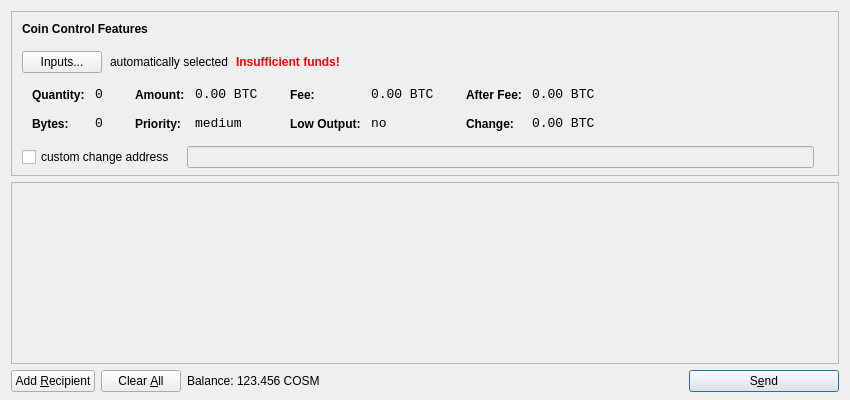
<?xml version="1.0" encoding="UTF-8"?>
<ui version="4.0">
 <class>SendCoinsDialog</class>
 <widget class="QDialog" name="SendCoinsDialog">
  <property name="geometry">
   <rect>
    <x>0</x>
    <y>0</y>
    <width>850</width>
    <height>400</height>
   </rect>
  </property>
  <property name="windowTitle">
   <string>Send Coins</string>
  </property>
  <layout class="QVBoxLayout" name="verticalLayout" stretch="0,1,0">
   <property name="bottomMargin">
    <number>8</number>
   </property>
   <item>
    <widget class="QFrame" name="frameCoinControl">
     <property name="sizePolicy">
      <sizepolicy hsizetype="Expanding" vsizetype="Expanding">
       <horstretch>0</horstretch>
       <verstretch>0</verstretch>
      </sizepolicy>
     </property>
     <property name="maximumSize">
      <size>
       <width>16777215</width>
       <height>16777215</height>
      </size>
     </property>
     <property name="frameShape">
      <enum>QFrame::StyledPanel</enum>
     </property>
     <property name="frameShadow">
      <enum>QFrame::Sunken</enum>
     </property>
     <layout class="QVBoxLayout" name="verticalLayoutCoinControl2">
      <property name="spacing">
       <number>-1</number>
      </property>
      <property name="leftMargin">
       <number>0</number>
      </property>
      <property name="topMargin">
       <number>0</number>
      </property>
      <property name="rightMargin">
       <number>0</number>
      </property>
      <property name="bottomMargin">
       <number>6</number>
      </property>
      <item>
       <layout class="QVBoxLayout" name="verticalLayoutCoinControl" stretch="0,0,0,0,1">
        <property name="spacing">
         <number>0</number>
        </property>
        <property name="leftMargin">
         <number>10</number>
        </property>
        <property name="topMargin">
         <number>10</number>
        </property>
        <item>
         <layout class="QHBoxLayout" name="horizontalLayoutCoinControl1">
          <property name="bottomMargin">
           <number>15</number>
          </property>
          <item>
           <widget class="QLabel" name="labelCoinControlFeatures">
            <property name="sizePolicy">
             <sizepolicy hsizetype="Preferred" vsizetype="Maximum">
              <horstretch>0</horstretch>
              <verstretch>0</verstretch>
             </sizepolicy>
            </property>
            <property name="font">
             <font>
              <weight>75</weight>
              <bold>true</bold>
             </font>
            </property>
            <property name="styleSheet">
             <string notr="true">font-weight:bold;</string>
            </property>
            <property name="text">
             <string>Coin Control Features</string>
            </property>
           </widget>
          </item>
         </layout>
        </item>
        <item>
         <layout class="QHBoxLayout" name="horizontalLayoutCoinControl2" stretch="0,0,0,0">
          <property name="spacing">
           <number>8</number>
          </property>
          <property name="bottomMargin">
           <number>10</number>
          </property>
          <item>
           <widget class="QPushButton" name="pushButtonCoinControl">
            <property name="styleSheet">
             <string notr="true"/>
            </property>
            <property name="text">
             <string>Inputs...</string>
            </property>
           </widget>
          </item>
          <item>
           <widget class="QLabel" name="labelCoinControlAutomaticallySelected">
            <property name="text">
             <string>automatically selected</string>
            </property>
            <property name="margin">
             <number>5</number>
            </property>
           </widget>
          </item>
          <item>
           <widget class="QLabel" name="labelCoinControlInsuffFunds">
            <property name="font">
             <font>
              <weight>75</weight>
              <bold>true</bold>
             </font>
            </property>
            <property name="styleSheet">
             <string notr="true">color:red;font-weight:bold;</string>
            </property>
            <property name="text">
             <string>Insufficient funds!</string>
            </property>
            <property name="margin">
             <number>5</number>
            </property>
           </widget>
          </item>
          <item>
           <spacer name="horizontalSpacerCoinControl">
            <property name="orientation">
             <enum>Qt::Horizontal</enum>
            </property>
            <property name="sizeHint" stdset="0">
             <size>
              <width>40</width>
              <height>1</height>
             </size>
            </property>
           </spacer>
          </item>
         </layout>
        </item>
        <item>
         <widget class="QWidget" name="widgetCoinControl" native="true">
          <property name="sizePolicy">
           <sizepolicy hsizetype="Preferred" vsizetype="Preferred">
            <horstretch>0</horstretch>
            <verstretch>0</verstretch>
           </sizepolicy>
          </property>
          <property name="minimumSize">
           <size>
            <width>0</width>
            <height>0</height>
           </size>
          </property>
          <property name="styleSheet">
           <string notr="true"/>
          </property>
          <layout class="QHBoxLayout" name="horizontalLayoutCoinControl5">
           <property name="margin">
            <number>0</number>
           </property>
           <item>
            <layout class="QHBoxLayout" name="horizontalLayoutCoinControl3" stretch="0,0,0,1">
             <property name="spacing">
              <number>20</number>
             </property>
             <property name="topMargin">
              <number>0</number>
             </property>
             <property name="bottomMargin">
              <number>10</number>
             </property>
             <item>
              <layout class="QFormLayout" name="formLayoutCoinControl1">
               <property name="horizontalSpacing">
                <number>10</number>
               </property>
               <property name="verticalSpacing">
                <number>14</number>
               </property>
               <property name="leftMargin">
                <number>10</number>
               </property>
               <property name="topMargin">
                <number>4</number>
               </property>
               <property name="rightMargin">
                <number>6</number>
               </property>
               <item row="0" column="0">
                <widget class="QLabel" name="labelCoinControlQuantityText">
                 <property name="styleSheet">
                  <string notr="true">font-weight:bold;</string>
                 </property>
                 <property name="text">
                  <string>Quantity:</string>
                 </property>
                 <property name="margin">
                  <number>0</number>
                 </property>
                </widget>
               </item>
               <item row="0" column="1">
                <widget class="QLabel" name="labelCoinControlQuantity">
                 <property name="font">
                  <font>
                   <family>Monospace</family>
                   <pointsize>10</pointsize>
                  </font>
                 </property>
                 <property name="cursor">
                  <cursorShape>IBeamCursor</cursorShape>
                 </property>
                 <property name="contextMenuPolicy">
                  <enum>Qt::ActionsContextMenu</enum>
                 </property>
                 <property name="text">
                  <string notr="true">0</string>
                 </property>
                 <property name="margin">
                  <number>0</number>
                 </property>
                 <property name="textInteractionFlags">
                  <set>Qt::LinksAccessibleByMouse|Qt::TextSelectableByKeyboard|Qt::TextSelectableByMouse</set>
                 </property>
                </widget>
               </item>
               <item row="1" column="0">
                <widget class="QLabel" name="labelCoinControlBytesText">
                 <property name="styleSheet">
                  <string notr="true">font-weight:bold;</string>
                 </property>
                 <property name="text">
                  <string>Bytes:</string>
                 </property>
                </widget>
               </item>
               <item row="1" column="1">
                <widget class="QLabel" name="labelCoinControlBytes">
                 <property name="font">
                  <font>
                   <family>Monospace</family>
                   <pointsize>10</pointsize>
                  </font>
                 </property>
                 <property name="cursor">
                  <cursorShape>IBeamCursor</cursorShape>
                 </property>
                 <property name="contextMenuPolicy">
                  <enum>Qt::ActionsContextMenu</enum>
                 </property>
                 <property name="text">
                  <string notr="true">0</string>
                 </property>
                 <property name="textInteractionFlags">
                  <set>Qt::LinksAccessibleByMouse|Qt::TextSelectableByKeyboard|Qt::TextSelectableByMouse</set>
                 </property>
                </widget>
               </item>
              </layout>
             </item>
             <item>
              <layout class="QFormLayout" name="formLayoutCoinControl2">
               <property name="horizontalSpacing">
                <number>10</number>
               </property>
               <property name="verticalSpacing">
                <number>14</number>
               </property>
               <property name="leftMargin">
                <number>6</number>
               </property>
               <property name="topMargin">
                <number>4</number>
               </property>
               <property name="rightMargin">
                <number>6</number>
               </property>
               <item row="0" column="0">
                <widget class="QLabel" name="labelCoinControlAmountText">
                 <property name="styleSheet">
                  <string notr="true">font-weight:bold;</string>
                 </property>
                 <property name="text">
                  <string>Amount:</string>
                 </property>
                 <property name="margin">
                  <number>0</number>
                 </property>
                </widget>
               </item>
               <item row="0" column="1">
                <widget class="QLabel" name="labelCoinControlAmount">
                 <property name="font">
                  <font>
                   <family>Monospace</family>
                   <pointsize>10</pointsize>
                  </font>
                 </property>
                 <property name="cursor">
                  <cursorShape>IBeamCursor</cursorShape>
                 </property>
                 <property name="contextMenuPolicy">
                  <enum>Qt::ActionsContextMenu</enum>
                 </property>
                 <property name="text">
                  <string notr="true">0.00 BTC</string>
                 </property>
                 <property name="textInteractionFlags">
                  <set>Qt::LinksAccessibleByMouse|Qt::TextSelectableByKeyboard|Qt::TextSelectableByMouse</set>
                 </property>
                </widget>
               </item>
               <item row="1" column="0">
                <widget class="QLabel" name="labelCoinControlPriorityText">
                 <property name="styleSheet">
                  <string notr="true">font-weight:bold;</string>
                 </property>
                 <property name="text">
                  <string>Priority:</string>
                 </property>
                </widget>
               </item>
               <item row="1" column="1">
                <widget class="QLabel" name="labelCoinControlPriority">
                 <property name="font">
                  <font>
                   <family>Monospace</family>
                   <pointsize>10</pointsize>
                  </font>
                 </property>
                 <property name="cursor">
                  <cursorShape>IBeamCursor</cursorShape>
                 </property>
                 <property name="contextMenuPolicy">
                  <enum>Qt::ActionsContextMenu</enum>
                 </property>
                 <property name="text">
                  <string>medium</string>
                 </property>
                 <property name="textInteractionFlags">
                  <set>Qt::LinksAccessibleByMouse|Qt::TextSelectableByKeyboard|Qt::TextSelectableByMouse</set>
                 </property>
                </widget>
               </item>
              </layout>
             </item>
             <item>
              <layout class="QFormLayout" name="formLayoutCoinControl3">
               <property name="horizontalSpacing">
                <number>10</number>
               </property>
               <property name="verticalSpacing">
                <number>14</number>
               </property>
               <property name="leftMargin">
                <number>6</number>
               </property>
               <property name="topMargin">
                <number>4</number>
               </property>
               <property name="rightMargin">
                <number>6</number>
               </property>
               <item row="0" column="0">
                <widget class="QLabel" name="labelCoinControlFeeText">
                 <property name="styleSheet">
                  <string notr="true">font-weight:bold;</string>
                 </property>
                 <property name="text">
                  <string>Fee:</string>
                 </property>
                 <property name="margin">
                  <number>0</number>
                 </property>
                </widget>
               </item>
               <item row="0" column="1">
                <widget class="QLabel" name="labelCoinControlFee">
                 <property name="font">
                  <font>
                   <family>Monospace</family>
                   <pointsize>10</pointsize>
                  </font>
                 </property>
                 <property name="cursor">
                  <cursorShape>IBeamCursor</cursorShape>
                 </property>
                 <property name="contextMenuPolicy">
                  <enum>Qt::ActionsContextMenu</enum>
                 </property>
                 <property name="text">
                  <string notr="true">0.00 BTC</string>
                 </property>
                 <property name="textInteractionFlags">
                  <set>Qt::LinksAccessibleByMouse|Qt::TextSelectableByKeyboard|Qt::TextSelectableByMouse</set>
                 </property>
                </widget>
               </item>
               <item row="1" column="0">
                <widget class="QLabel" name="labelCoinControlLowOutputText">
                 <property name="styleSheet">
                  <string notr="true">font-weight:bold;</string>
                 </property>
                 <property name="text">
                  <string>Low Output:</string>
                 </property>
                </widget>
               </item>
               <item row="1" column="1">
                <widget class="QLabel" name="labelCoinControlLowOutput">
                 <property name="font">
                  <font>
                   <family>Monospace</family>
                   <pointsize>10</pointsize>
                  </font>
                 </property>
                 <property name="cursor">
                  <cursorShape>IBeamCursor</cursorShape>
                 </property>
                 <property name="contextMenuPolicy">
                  <enum>Qt::ActionsContextMenu</enum>
                 </property>
                 <property name="text">
                  <string>no</string>
                 </property>
                 <property name="textInteractionFlags">
                  <set>Qt::LinksAccessibleByMouse|Qt::TextSelectableByKeyboard|Qt::TextSelectableByMouse</set>
                 </property>
                </widget>
               </item>
              </layout>
             </item>
             <item>
              <layout class="QFormLayout" name="formLayoutCoinControl4">
               <property name="horizontalSpacing">
                <number>10</number>
               </property>
               <property name="verticalSpacing">
                <number>14</number>
               </property>
               <property name="leftMargin">
                <number>6</number>
               </property>
               <property name="topMargin">
                <number>4</number>
               </property>
               <property name="rightMargin">
                <number>6</number>
               </property>
               <item row="0" column="0">
                <widget class="QLabel" name="labelCoinControlAfterFeeText">
                 <property name="styleSheet">
                  <string notr="true">font-weight:bold;</string>
                 </property>
                 <property name="text">
                  <string>After Fee:</string>
                 </property>
                 <property name="margin">
                  <number>0</number>
                 </property>
                </widget>
               </item>
               <item row="0" column="1">
                <widget class="QLabel" name="labelCoinControlAfterFee">
                 <property name="font">
                  <font>
                   <family>Monospace</family>
                   <pointsize>10</pointsize>
                  </font>
                 </property>
                 <property name="cursor">
                  <cursorShape>IBeamCursor</cursorShape>
                 </property>
                 <property name="contextMenuPolicy">
                  <enum>Qt::ActionsContextMenu</enum>
                 </property>
                 <property name="text">
                  <string notr="true">0.00 BTC</string>
                 </property>
                 <property name="textInteractionFlags">
                  <set>Qt::LinksAccessibleByMouse|Qt::TextSelectableByKeyboard|Qt::TextSelectableByMouse</set>
                 </property>
                </widget>
               </item>
               <item row="1" column="0">
                <widget class="QLabel" name="labelCoinControlChangeText">
                 <property name="styleSheet">
                  <string notr="true">font-weight:bold;</string>
                 </property>
                 <property name="text">
                  <string>Change:</string>
                 </property>
                </widget>
               </item>
               <item row="1" column="1">
                <widget class="QLabel" name="labelCoinControlChange">
                 <property name="font">
                  <font>
                   <family>Monospace</family>
                   <pointsize>10</pointsize>
                  </font>
                 </property>
                 <property name="cursor">
                  <cursorShape>IBeamCursor</cursorShape>
                 </property>
                 <property name="contextMenuPolicy">
                  <enum>Qt::ActionsContextMenu</enum>
                 </property>
                 <property name="text">
                  <string notr="true">0.00 BTC</string>
                 </property>
                 <property name="textInteractionFlags">
                  <set>Qt::LinksAccessibleByMouse|Qt::TextSelectableByKeyboard|Qt::TextSelectableByMouse</set>
                 </property>
                </widget>
               </item>
              </layout>
             </item>
            </layout>
           </item>
          </layout>
         </widget>
        </item>
        <item>
         <layout class="QHBoxLayout" name="horizontalLayoutCoinControl4" stretch="0,0,0">
          <property name="spacing">
           <number>12</number>
          </property>
          <property name="sizeConstraint">
           <enum>QLayout::SetDefaultConstraint</enum>
          </property>
          <property name="topMargin">
           <number>5</number>
          </property>
          <property name="rightMargin">
           <number>5</number>
          </property>
          <item>
           <widget class="QCheckBox" name="checkBoxCoinControlChange">
            <property name="text">
             <string>custom change address</string>
            </property>
           </widget>
          </item>
          <item>
           <widget class="QLineEdit" name="lineEditCoinControlChange">
            <property name="enabled">
             <bool>false</bool>
            </property>
            <property name="sizePolicy">
             <sizepolicy hsizetype="Expanding" vsizetype="Fixed">
              <horstretch>0</horstretch>
              <verstretch>0</verstretch>
             </sizepolicy>
            </property>
           </widget>
          </item>
          <item>
           <widget class="QLabel" name="labelCoinControlChangeLabel">
            <property name="sizePolicy">
             <sizepolicy hsizetype="Preferred" vsizetype="Expanding">
              <horstretch>0</horstretch>
              <verstretch>0</verstretch>
             </sizepolicy>
            </property>
            <property name="minimumSize">
             <size>
              <width>0</width>
              <height>0</height>
             </size>
            </property>
            <property name="text">
             <string/>
            </property>
            <property name="margin">
             <number>3</number>
            </property>
           </widget>
          </item>
         </layout>
        </item>
        <item>
         <spacer name="verticalSpacerCoinControl">
          <property name="orientation">
           <enum>Qt::Vertical</enum>
          </property>
          <property name="sizeHint" stdset="0">
           <size>
            <width>800</width>
            <height>1</height>
           </size>
          </property>
         </spacer>
        </item>
       </layout>
      </item>
     </layout>
    </widget>
   </item>
   <item>
    <widget class="QScrollArea" name="scrollArea">
     <property name="widgetResizable">
      <bool>true</bool>
     </property>
     <widget class="QWidget" name="scrollAreaWidgetContents">
      <property name="geometry">
       <rect>
        <x>0</x>
        <y>0</y>
        <width>830</width>
        <height>165</height>
       </rect>
      </property>
      <layout class="QVBoxLayout" name="verticalLayout_2">
       <property name="margin">
        <number>0</number>
       </property>
       <item>
        <layout class="QVBoxLayout" name="entries">
         <property name="spacing">
          <number>6</number>
         </property>
        </layout>
       </item>
       <item>
        <spacer name="verticalSpacer">
         <property name="orientation">
          <enum>Qt::Vertical</enum>
         </property>
         <property name="sizeHint" stdset="0">
          <size>
           <width>20</width>
           <height>40</height>
          </size>
         </property>
        </spacer>
       </item>
      </layout>
     </widget>
    </widget>
   </item>
   <item>
    <layout class="QHBoxLayout" name="horizontalLayout">
     <item>
      <widget class="QPushButton" name="addButton">
       <property name="toolTip">
        <string>Send to multiple recipients at once</string>
       </property>
       <property name="text">
        <string>Add &amp;Recipient</string>
       </property>
       <property name="icon">
        <iconset resource="../bitcoin.qrc">
         <normaloff>:/icons/add</normaloff>:/icons/add</iconset>
       </property>
       <property name="autoDefault">
        <bool>false</bool>
       </property>
      </widget>
     </item>
     <item>
      <widget class="QPushButton" name="clearButton">
       <property name="sizePolicy">
        <sizepolicy hsizetype="Minimum" vsizetype="Fixed">
         <horstretch>0</horstretch>
         <verstretch>0</verstretch>
        </sizepolicy>
       </property>
       <property name="toolTip">
        <string>Remove all transaction fields</string>
       </property>
       <property name="text">
        <string>Clear &amp;All</string>
       </property>
       <property name="icon">
        <iconset resource="../bitcoin.qrc">
         <normaloff>:/icons/remove</normaloff>:/icons/remove</iconset>
       </property>
       <property name="autoRepeatDelay">
        <number>300</number>
       </property>
       <property name="autoDefault">
        <bool>false</bool>
       </property>
      </widget>
     </item>
     <item>
      <layout class="QHBoxLayout" name="horizontalLayout_2">
       <property name="spacing">
        <number>3</number>
       </property>
       <item>
        <widget class="QLabel" name="label">
         <property name="text">
          <string>Balance:</string>
         </property>
        </widget>
       </item>
       <item>
        <widget class="QLabel" name="labelBalance">
         <property name="cursor">
          <cursorShape>IBeamCursor</cursorShape>
         </property>
         <property name="text">
          <string>123.456 COSM</string>
         </property>
         <property name="textInteractionFlags">
          <set>Qt::LinksAccessibleByMouse|Qt::TextSelectableByKeyboard|Qt::TextSelectableByMouse</set>
         </property>
        </widget>
       </item>
      </layout>
     </item>
     <item>
      <spacer name="horizontalSpacer">
       <property name="orientation">
        <enum>Qt::Horizontal</enum>
       </property>
       <property name="sizeHint" stdset="0">
        <size>
         <width>40</width>
         <height>20</height>
        </size>
       </property>
      </spacer>
     </item>
     <item>
      <widget class="QPushButton" name="sendButton">
       <property name="minimumSize">
        <size>
         <width>150</width>
         <height>0</height>
        </size>
       </property>
       <property name="toolTip">
        <string>Confirm the send action</string>
       </property>
       <property name="text">
        <string>S&amp;end</string>
       </property>
       <property name="icon">
        <iconset resource="../bitcoin.qrc">
         <normaloff>:/icons/send</normaloff>:/icons/send</iconset>
       </property>
       <property name="default">
        <bool>true</bool>
       </property>
      </widget>
     </item>
    </layout>
   </item>
  </layout>
 </widget>
 <resources>
  <include location="../bitcoin.qrc"/>
 </resources>
 <connections/>
</ui>
